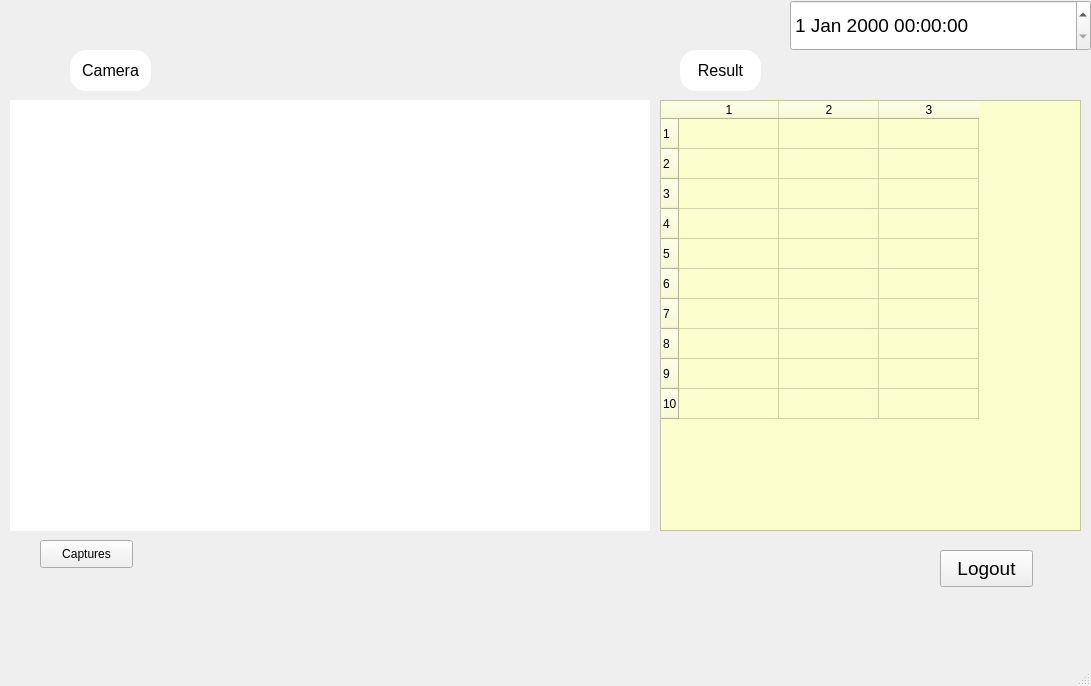
<?xml version="1.0" encoding="UTF-8"?>
<ui version="4.0">
 <class>MainWindow</class>
 <widget class="QMainWindow" name="MainWindow">
  <property name="geometry">
   <rect>
    <x>0</x>
    <y>0</y>
    <width>1091</width>
    <height>686</height>
   </rect>
  </property>
  <property name="windowTitle">
   <string>MainWindow</string>
  </property>
  <widget class="QWidget" name="centralwidget">
   <widget class="QDateTimeEdit" name="dateTimeEdit">
    <property name="geometry">
     <rect>
      <x>790</x>
      <y>0</y>
      <width>301</width>
      <height>51</height>
     </rect>
    </property>
    <property name="font">
     <font>
      <pointsize>14</pointsize>
     </font>
    </property>
   </widget>
   <widget class="QLabel" name="lbl_img">
    <property name="geometry">
     <rect>
      <x>10</x>
      <y>100</y>
      <width>640</width>
      <height>431</height>
     </rect>
    </property>
    <property name="styleSheet">
     <string notr="true">background-color:#fff</string>
    </property>
    <property name="text">
     <string/>
    </property>
   </widget>
   <widget class="QLabel" name="lbl_manual_cam">
    <property name="geometry">
     <rect>
      <x>70</x>
      <y>50</y>
      <width>81</width>
      <height>41</height>
     </rect>
    </property>
    <property name="font">
     <font>
      <pointsize>12</pointsize>
     </font>
    </property>
    <property name="styleSheet">
     <string notr="true">background-color:#fff;
border-radius:16px;
</string>
    </property>
    <property name="text">
     <string>Camera</string>
    </property>
    <property name="alignment">
     <set>Qt::AlignCenter</set>
    </property>
   </widget>
   <widget class="QTableWidget" name="table_result">
    <property name="geometry">
     <rect>
      <x>660</x>
      <y>100</y>
      <width>421</width>
      <height>431</height>
     </rect>
    </property>
    <property name="styleSheet">
     <string notr="true">background-color:rgb(251, 255, 205)</string>
    </property>
    <property name="rowCount">
     <number>10</number>
    </property>
    <property name="columnCount">
     <number>3</number>
    </property>
    <row/>
    <row/>
    <row/>
    <row/>
    <row/>
    <row/>
    <row/>
    <row/>
    <row/>
    <row/>
    <column/>
    <column/>
    <column/>
   </widget>
   <widget class="QLabel" name="lbl_manual_cam_2">
    <property name="geometry">
     <rect>
      <x>680</x>
      <y>50</y>
      <width>81</width>
      <height>41</height>
     </rect>
    </property>
    <property name="font">
     <font>
      <pointsize>12</pointsize>
     </font>
    </property>
    <property name="styleSheet">
     <string notr="true">background-color:#fff;
border-radius:16px;
</string>
    </property>
    <property name="text">
     <string>Result</string>
    </property>
    <property name="alignment">
     <set>Qt::AlignCenter</set>
    </property>
   </widget>
   <widget class="QPushButton" name="btnLogout">
    <property name="geometry">
     <rect>
      <x>940</x>
      <y>550</y>
      <width>93</width>
      <height>37</height>
     </rect>
    </property>
    <property name="font">
     <font>
      <pointsize>14</pointsize>
     </font>
    </property>
    <property name="text">
     <string>Logout</string>
    </property>
   </widget>
   <widget class="QPushButton" name="btnCapture">
    <property name="geometry">
     <rect>
      <x>40</x>
      <y>540</y>
      <width>93</width>
      <height>28</height>
     </rect>
    </property>
    <property name="text">
     <string>Captures</string>
    </property>
   </widget>
  </widget>
  <widget class="QMenuBar" name="menubar">
   <property name="geometry">
    <rect>
     <x>0</x>
     <y>0</y>
     <width>1091</width>
     <height>26</height>
    </rect>
   </property>
  </widget>
  <widget class="QStatusBar" name="statusbar"/>
 </widget>
 <resources/>
 <connections/>
</ui>
